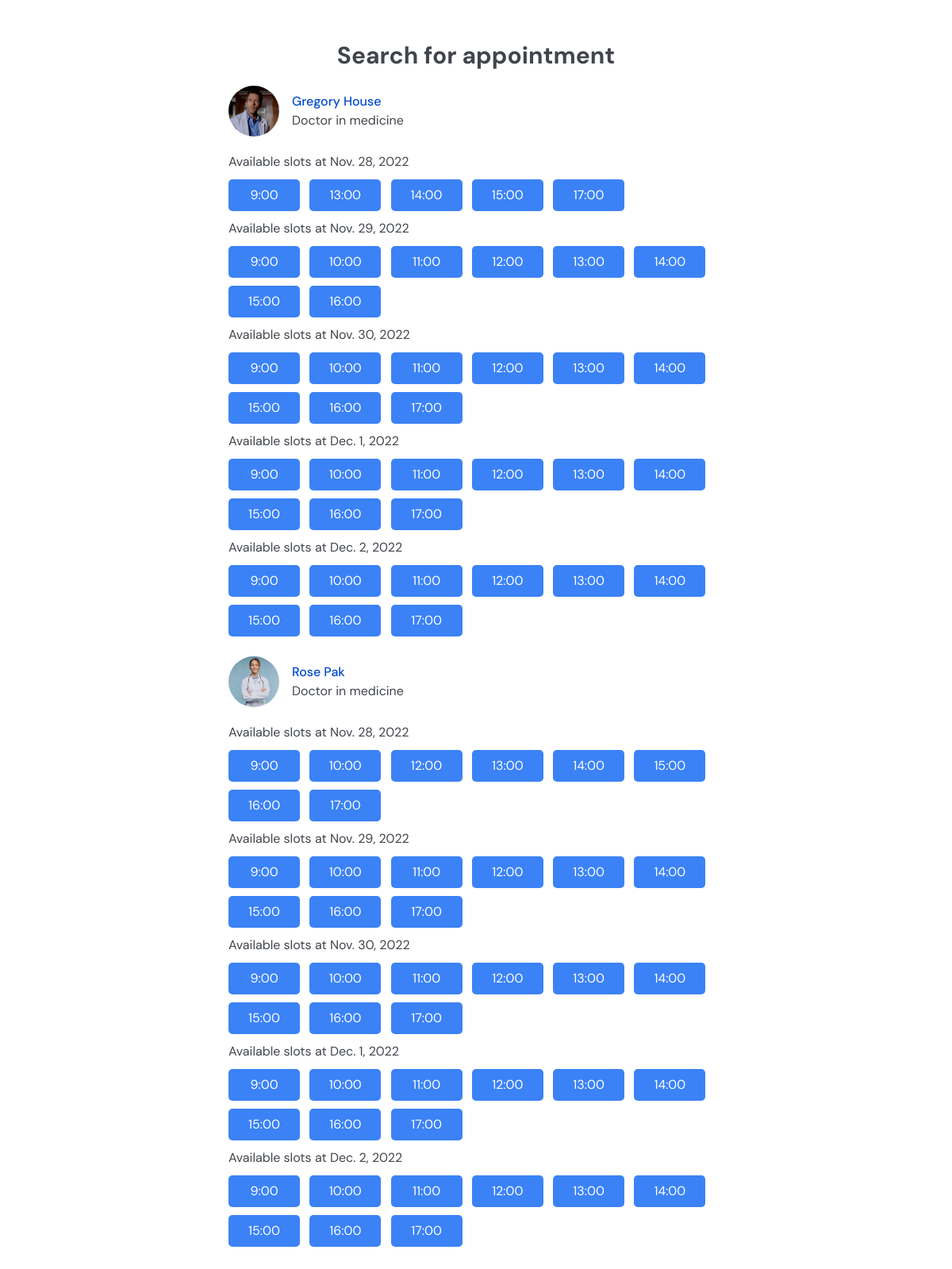
The page /users/search/appointment/spec/1?page=2 on the database as committed earlier.
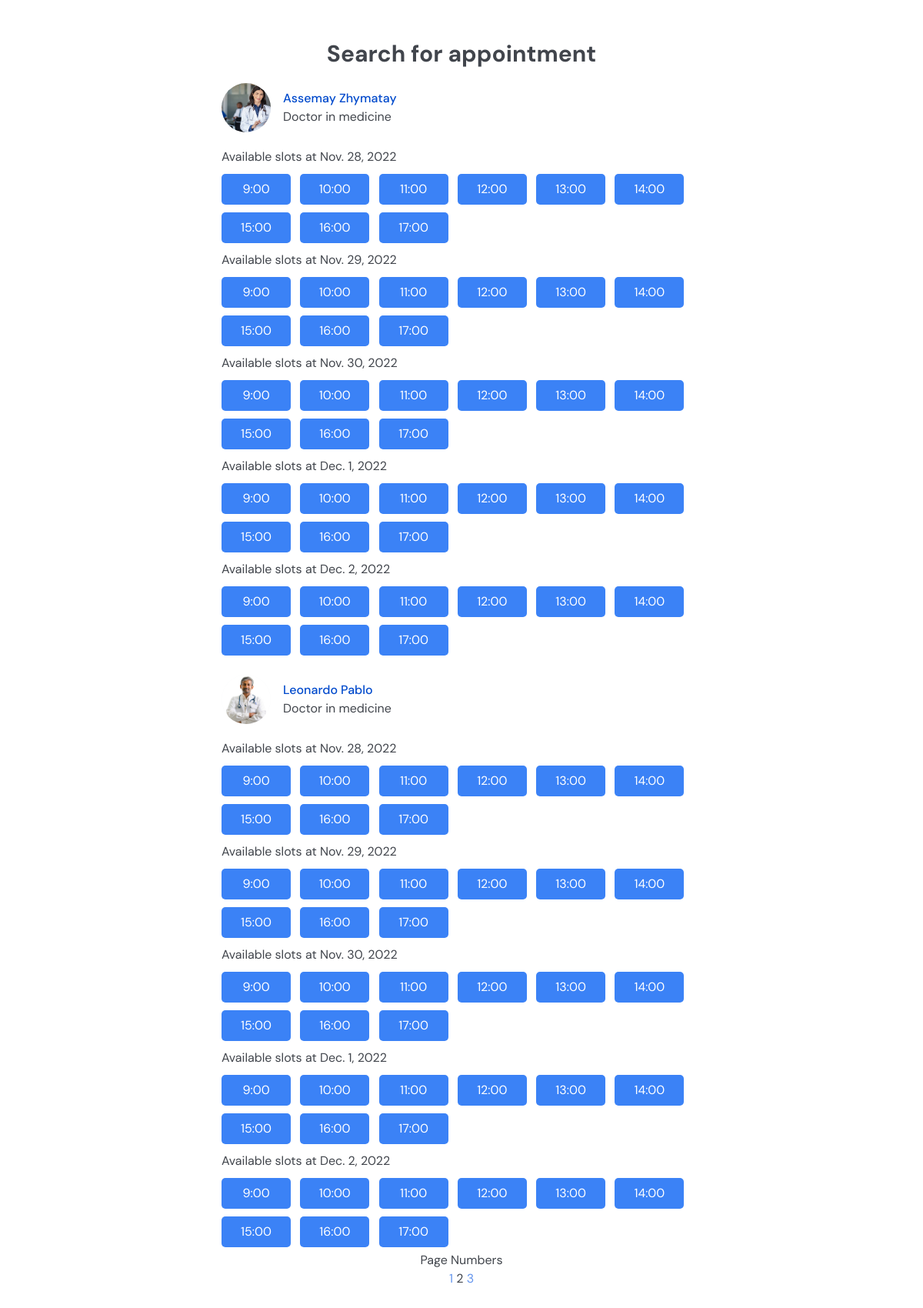
The same page on the database as committed later.
### users/models.py (models this page shows, shortened)
class Doctor(models.Model):
    user = models.OneToOneField(User, on_delete=models.CASCADE, primary_key=True)
    date_of_birth = models.DateField(blank=True, null=True)
    IIN = models.IntegerField(max_length=12, blank=True, null=True)
    gov_id = models.IntegerField(max_length=12,blank=True, null=True)
    name = models.CharField(max_length=50, blank=True, null=True)
    surname = models.CharField(max_length=50, blank=True, null=True)
    middle_name = models.CharField(max_length=50, blank=True, null=True)
    phone_number = models.CharField(max_length=11,blank=True, null=True)
    spec = models.ForeignKey(Specialization, on_delete = models.SET_NULL, blank = True, null = True)
    experience = models.CharField(max_length=2, blank=True, null=True)
    photo = models.ImageField(upload_to='images', blank=True, null=True)
    category=models.CharField(max_length=10, blank=True, null=True)
    appointment_price = models.CharField(max_length = 7, blank=True, null=True)
    education = models.CharField(max_length=30, blank=True, null=True)
    rating = models.IntegerField(max_length = 2, blank=True, null=True)
    address = models.CharField(max_length = 30, blank=True, null=True)
    homepage = models.URLField(blank=True, null=True)

### users/views.py (the view)
# urls.py: path('search/appointment', views.search_appointment, name = 'search_appointment'),
def search(request, object, name):
    if object == 'spec':
        id = int(name)
        spec = Specialization.objects.get(id=id)
        doctors_name = Doctor.objects.filter(spec = spec)
    elif object == 'doctor':
        doctors_name = Doctor.objects.filter(name = name)
    doctors = Schedule.objects.filter(doctor__in=doctors_name).values('doctor__name', 'doctor__surname',
                                     'mon_hours', 'tue_hours', 'wed_hours', 'thu_hours',
                                      'fri_hours','doctor__user_id', 'week')
    for d in doctors:
        d['available_mon'] = string_to_schedule(d['mon_hours'])['Available']
        d['available_tue'] = string_to_schedule(d['tue_hours'])['Available']
        d['available_wed'] = string_to_schedule(d['wed_hours'])['Available']
        d['available_thu'] = string_to_schedule(d['thu_hours'])['Available']
        d['available_fri'] = string_to_schedule(d['fri_hours'])['Available']
        d['doctor__user_id'] = str(d['doctor__user_id'])
        d['mon_day'] = d['week']
        d['tue_day'] = d['week'] + timedelta(days=1)
        d['wed_day'] = d['week'] + timedelta(days=2)
        d['thu_day'] = d['week'] + timedelta(days=3)
        d['fri_day'] = d['week'] + timedelta(days=4)
        d['photo']=Doctor.objects.get(user_id= d['doctor__user_id']).photo
    paginator = Paginator(doctors, 2)
    page_number = int(request.GET.get('page', 1))
    page_obj = paginator.get_page(page_number)
    num_pages = paginator.num_pages
    pages = [i for i in range(1, num_pages+1)]
    return render(request, 'users/search.html', {'page_obj': page_obj, 'num_pages': num_pages, 'object': object, 'name': name, 'pages': pages, 'current_page': page_number})

### users/views.py (called while the page is built)
def string_to_schedule(s): # s - string
    sched = {'Available' : [], 'Working' : []}
    for i in range(len(s)):
        if s[i] == '0':
            sched['Available'].append(i+9)
        elif s[i]=='1':
            sched['Working'].append(i+9)
    return sched

### users/templates/users/search.html (shortened to what this page needs)
{% extends 'users/layout.html' %}{% block head %}
	<script src="https://cdn.tailwindcss.com"></script>
	<link rel="stylesheet" href="https://unpkg.com/aos@next/dist/aos.css" />
{% endblock %}
{% block body %}
	<div class="font-body antialiased text-[#41454c] bg-[#FFFFFF]">
		<div class="grid shadow- py-9">
			<section class="border-solid w-full max-w-2xl px-6 py-4 mx-auto bg-white rounded-md xl:rounded-global xl:py-[35px] xl:">
				<h2 class="my-[0px] mb-[20px] text-3xl font-bold text-center">Search for appointment</h2>
				<div class="mb-[20px]">
					{% for d in page_obj %}
					<div class="my-[20px] flex items-center justify-start">
						<div class="float-left w-16 h-16 mr-4 overflow-hidden"><img class="object-cover w-full h-full rounded-full bg-slate-50" alt="No alt" src="{{ d.photo.url }}" /></div>
						<div class="flex flex-col items-start justify-center">
							<a href={% url 'appointment' id=d.doctor__user_id h=0 day='0' %} class="font-medium hover:underline text-primary-600">{{d.doctor__name}} {{d.doctor__surname}}</a>
							<p class="">Doctor in medicine</p>
						</div>
					</div>
					<p class="my-[5px]">Available slots at {{d.mon_day}}</p>
					{% for h in d.available_mon %}
					<a href="{% url 'appointment' id=d.doctor__user_id h=h day=d.mon_day%}" type="button" class="text-center my-[5px] mr-[8px] w-[90px] transition duration-100 bg-blue-500 hover:bg-blue-600 active:bg-blue-700 text-white px-4 py-2 rounded-global">{{h}}:00</a>
					{% endfor %}
					<p class="my-[5px]">Available slots at {{d.tue_day}}</p>
					{% for h in d.available_tue %}
					<a href="{% url 'appointment' id=d.doctor__user_id h=h day=d.tue_day%}" type="button" class="text-center my-[5px] mr-[8px] w-[90px] transition duration-100 bg-blue-500 hover:bg-blue-600 active:bg-blue-700 text-white px-4 py-2 rounded-global">{{h}}:00</a>
					{% endfor %}
					<p class="my-[5px]">Available slots at {{d.wed_day}}</p>
					{% for h in d.available_wed %}
					<a href="{% url 'appointment' id=d.doctor__user_id h=h day=d.wed_day%}" type="button" class="text-center my-[5px] mr-[8px] w-[90px] transition duration-100 bg-blue-500 hover:bg-blue-600 active:bg-blue-700 text-white px-4 py-2 rounded-global">{{h}}:00</a>
					{% endfor %}
					<p class="my-[5px]">Available slots at {{d.thu_day}}</p>
					{% for h in d.available_thu %}
					<a href="{% url 'appointment' id=d.doctor__user_id h=h day=d.thu_day%}" type="button" class="text-center my-[5px] mr-[8px] w-[90px] transition duration-100 bg-blue-500 hover:bg-blue-600 active:bg-blue-700 text-white px-4 py-2 rounded-global">{{h}}:00</a>
					{% endfor %}
					<p class="my-[5px]">Available slots at {{d.fri_day}}</p>
					{% for h in d.available_fri %}
					<a href="{% url 'appointment' id=d.doctor__user_id h=h day=d.fri_day%}" type="button" class="text-center my-[5px] mr-[8px] w-[90px] transition duration-100 bg-blue-500 hover:bg-blue-600 active:bg-blue-700 text-white px-4 py-2 rounded-global">{{h}}:00</a>
					{% endfor %}
					{% endfor %}
					<div class="text-center">
						{% if num_pages > 1 %}
							<h6>Page Numbers</h6>
							{% for page in pages %}
							{% if page == current_page %}
						<a href="{% url 'search' object name %}?page={{page}}"style="pointer-events:none">{{page}}</a>
							{% else %}
						<a href="{% url 'search' object name %}?page={{page}}" style="color:cornflowerblue">{{page}}</a>
							{% endif %}
						  {% endfor %}
						{% endif %}
					</div>
				</div>
			</section>
		</div>
	</div>
{% endblock %}

Rows that differ between the two databases and show on the page:
no longer on this page (row unchanged): Doctor: shows a picture, doctor__name "Gregory", doctor__surname "House", mon_day "Nov. 28, 2022", available_mon "9" "13" "14" "15" "17", tue_day "Nov. 29, 2022", available_tue "9" "10" "11" "12" "13" "14" "15" "16", wed_day "Nov. 30, 2022", available_wed "9" "10" "11" "12" "13" "14" "15" "16" "17", thu_day "Dec. 1, 2022", available_thu "9" "10" "11" "12" "13" "14" "15" "16" "17", fri_day "Dec. 2, 2022", available_fri "9" "10" "11" "12" "13" "14" "15" "16" "17"
no longer on this page (row unchanged): Doctor: shows a picture, doctor__name "Rose", doctor__surname "Pak", mon_day "Nov. 28, 2022", available_mon "9" "10" "12" "13" "14" "15" "16" "17", tue_day "Nov. 29, 2022", available_tue "9" "10" "11" "12" "13" "14" "15" "16" "17", wed_day "Nov. 30, 2022", available_wed "9" "10" "11" "12" "13" "14" "15" "16" "17", thu_day "Dec. 1, 2022", available_thu "9" "10" "11" "12" "13" "14" "15" "16" "17", fri_day "Dec. 2, 2022", available_fri "9" "10" "11" "12" "13" "14" "15" "16" "17"
now on this page (row edited): Doctor: shows a picture, doctor__name "Assemay", doctor__surname "Zhymatay", mon_day "Nov. 28, 2022", available_mon "9" "10" "11" "12" "13" "14" "15" "16" "17", tue_day "Nov. 29, 2022", available_tue "9" "10" "11" "12" "13" "14" "15" "16" "17", wed_day "Nov. 30, 2022", available_wed "9" "10" "11" "12" "13" "14" "15" "16" "17", thu_day "Dec. 1, 2022", available_thu "9" "10" "11" "12" "13" "14" "15" "16" "17", fri_day "Dec. 2, 2022", available_fri "9" "10" "11" "12" "13" "14" "15" "16" "17"
now on this page (row edited): Doctor: shows a picture, doctor__name "Leonardo", doctor__surname "Pablo", mon_day "Nov. 28, 2022", available_mon "9" "10" "11" "12" "13" "14" "15" "16" "17", tue_day "Nov. 29, 2022", available_tue "9" "10" "11" "12" "13" "14" "15" "16" "17", wed_day "Nov. 30, 2022", available_wed "9" "10" "11" "12" "13" "14" "15" "16" "17", thu_day "Dec. 1, 2022", available_thu "9" "10" "11" "12" "13" "14" "15" "16" "17", fri_day "Dec. 2, 2022", available_fri "9" "10" "11" "12" "13" "14" "15" "16" "17"
Other text that changed with them:
text now shown: "Page Numbers"
new list line: "1"
new list line: "2"
new list line: "3"
